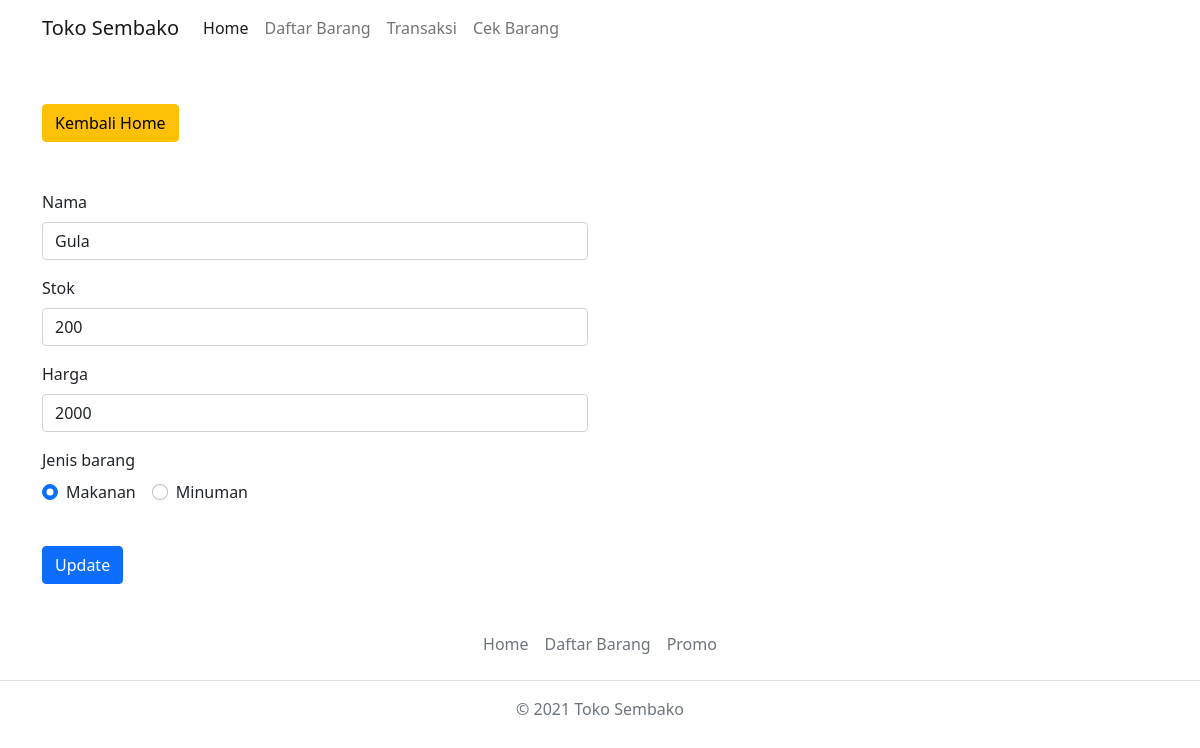
The page /form_edit.php?id_barang=18 on the database its author committed.
### tables this page shows
CREATE TABLE `barang` (
  `id_barang` int(11) NOT NULL,
  `nama` varchar(225) NOT NULL,
  `stok` int(11) NOT NULL,
  `harga` varchar(225) NOT NULL,
  `jenis_barang` enum('makanan','minuman') NOT NULL
);

### form_edit.php (the view, shortened to what this page needs)
<!DOCTYPE html>
<html lang="en">
<head>
  <link href="https://cdn.jsdelivr.net/npm/bootstrap@5.1.3/dist/css/bootstrap.min.css" rel="stylesheet"
>
</head>
<body>
  <nav class="navbar navbar-expand-lg navbar-light">
    <div class="container">
      <a class="navbar-brand" href="#">Toko Sembako</a>
      <div class="collapse navbar-collapse" id="navbarNavAltMarkup">
        <div class="navbar-nav">
          <a class="nav-link active" aria-current="page" href="#">Home</a>
          <a class="nav-link" href="#">Daftar Barang</a>
          <a class="nav-link" href="#">Transaksi</a>
          <a class="nav-link" href="#">Cek Barang</a>
        </div>
      </div>
    </div>
  </nav>
  <div class="container">
    <div class="row mt-5">
      <div class="col-md-6">
        <a href="index.php" class="btn btn-warning mb-5">Kembali Home</a>
        <?php
    include 'koneksi.php';
    $sql = "SELECT * FROM barang WHERE id_barang = " . $_GET['id_barang'];
    $data = mysqli_query($mysqli, $sql);
    $d = mysqli_fetch_assoc($data);
 ?>
        <form action="update.php" method="POST">
          <div class="mb-3">
            <label for="nama" class="form-label">Nama</label>
            <input type="text" class="form-control" id="nama" name="nama" value="<?= $d['nama']; ?>">
          </div>
          <div class="mb-3">
            <label for="stok" class="form-label">Stok</label>
            <input type="number" class="form-control" id="stok" name="stok" value="<?= $d['stok']; ?>">
          </div>
          <div class="mb-3">
            <label for="harga" class="form-label">Harga</label>
            <input type="text" class="form-control" id="harga" name="harga" value="<?= $d['harga']; ?>">
          </div>
          <div class="mb-3">
            <label class="form-label">Jenis barang</label>
            <div class="d-flex gap-3">
              <div class="form-check">
                <input class="form-check-input" type="radio" name="jenis_barang" id="makanan" value="makanan"
                  <?php echo $d['jenis_barang'] == 'makanan' ? 'checked' : ""; ?> />
                <label class="form-check-label" for="makanan">
                  Makanan
                </label>
              </div>
              <div class="form-check">
                <input class="form-check-input" type="radio" name="jenis_barang" id="minuman" value="minuman"
                  <?php echo $d['jenis_barang'] == 'minuman' ? 'checked' : ""; ?> />
                <label class="form-check-label" for="minuman">
                  Minuman
                </label>
              </div>
            </div>
          </div>
          <button type="submit" class="btn btn-primary mt-4">Update</button>
        </form>
      </div>
    </div>
  </div>
  <footer class="py-3 my-4">
    <ul class="nav justify-content-center border-bottom pb-3 mb-3">
      <li class="nav-item"><a href="#" class="nav-link px-2 text-muted">Home</a></li>
      <li class="nav-item"><a href="#" class="nav-link px-2 text-muted">Daftar Barang</a></li>
      <li class="nav-item"><a href="#" class="nav-link px-2 text-muted">Promo</a></li>
    </ul>
    <p class="text-center text-muted">© 2021 Toko Sembako</p>
  </footer>
</body>
</html>

### rows shown on the page
barang: nama "Gula", stok "200", harga "2000", jenis_barang "☑ Makanan", jenis_barang "☐ Minuman"
